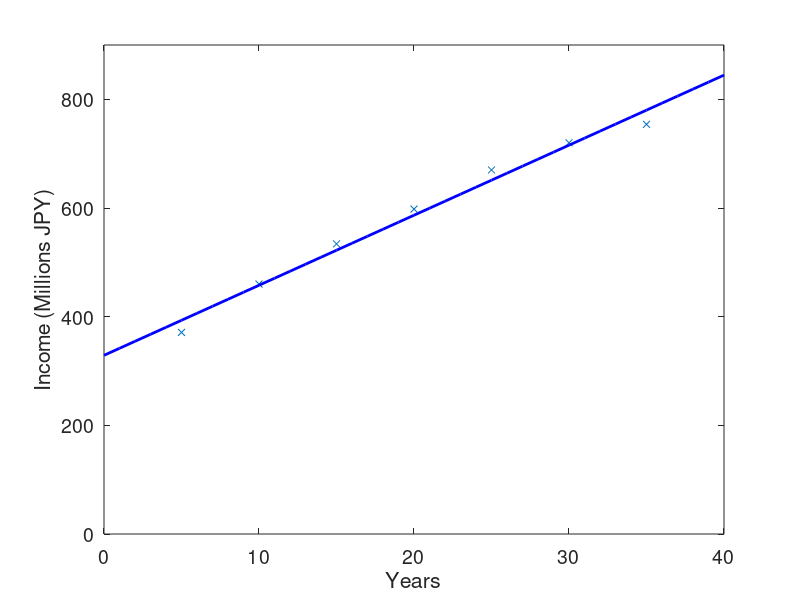

MATLAB code for this plot:
years = 5:5:35
income = [371,460,534,598,670,720,754];
plot(years,income,'x', "markersize", 5);
axis([0,40,0,900])
xlabel ('Years')
ylabel ('Income (Millions JPY)')
set(gca,'fontsize',14)
X=ones(7,2);
X(:,1)=years';
y=income';
p=pinv(X)*y;
hold on
xx=0:1:40;
plot(xx,p(1)*xx+p(2),
'b', 'Linewidth',2)
